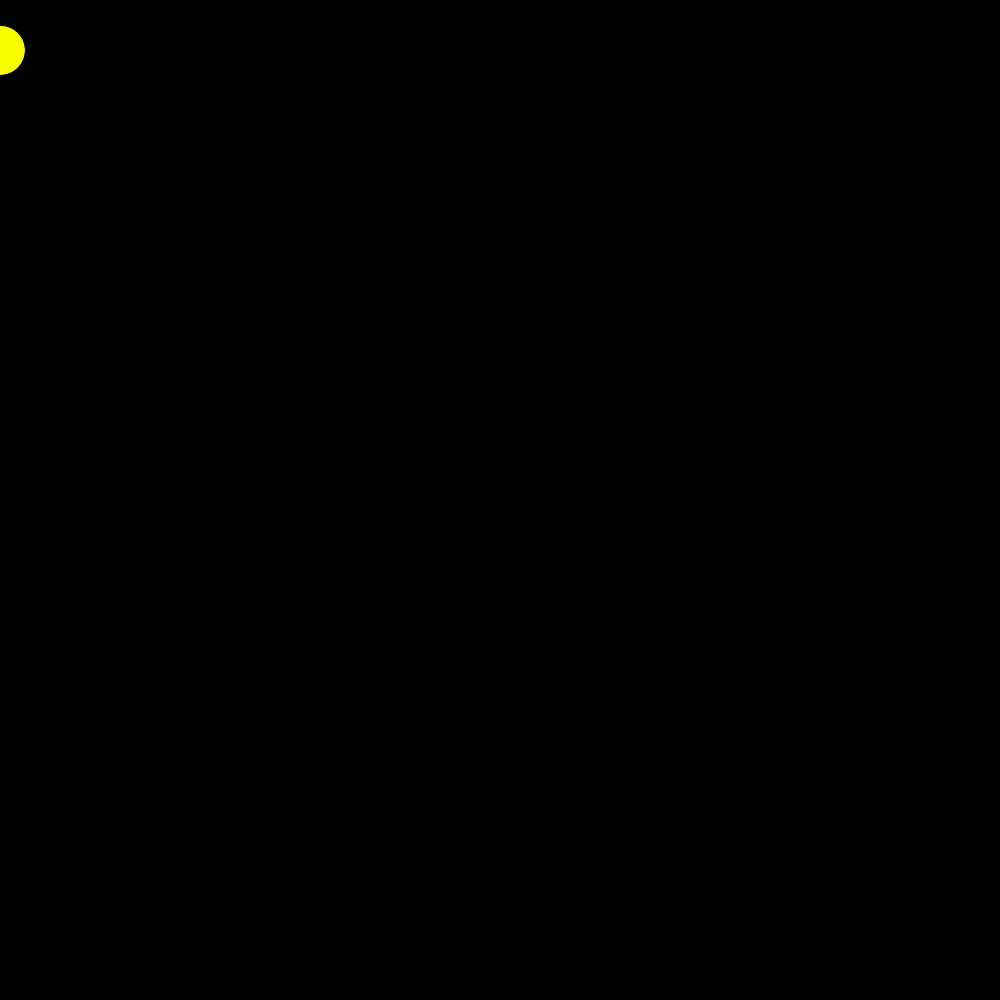
Frame 1 (no input)
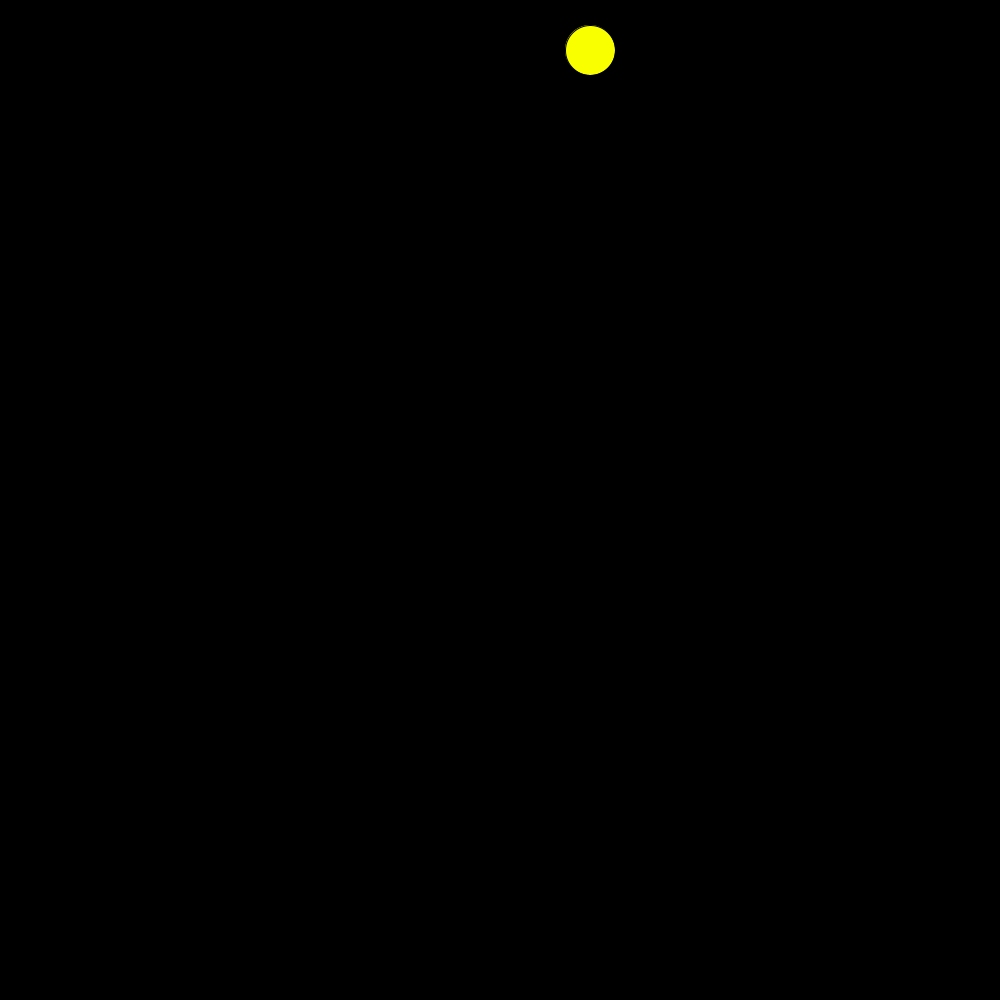
Frame 60 (the mouse pressed at the canvas centre just before this capture)
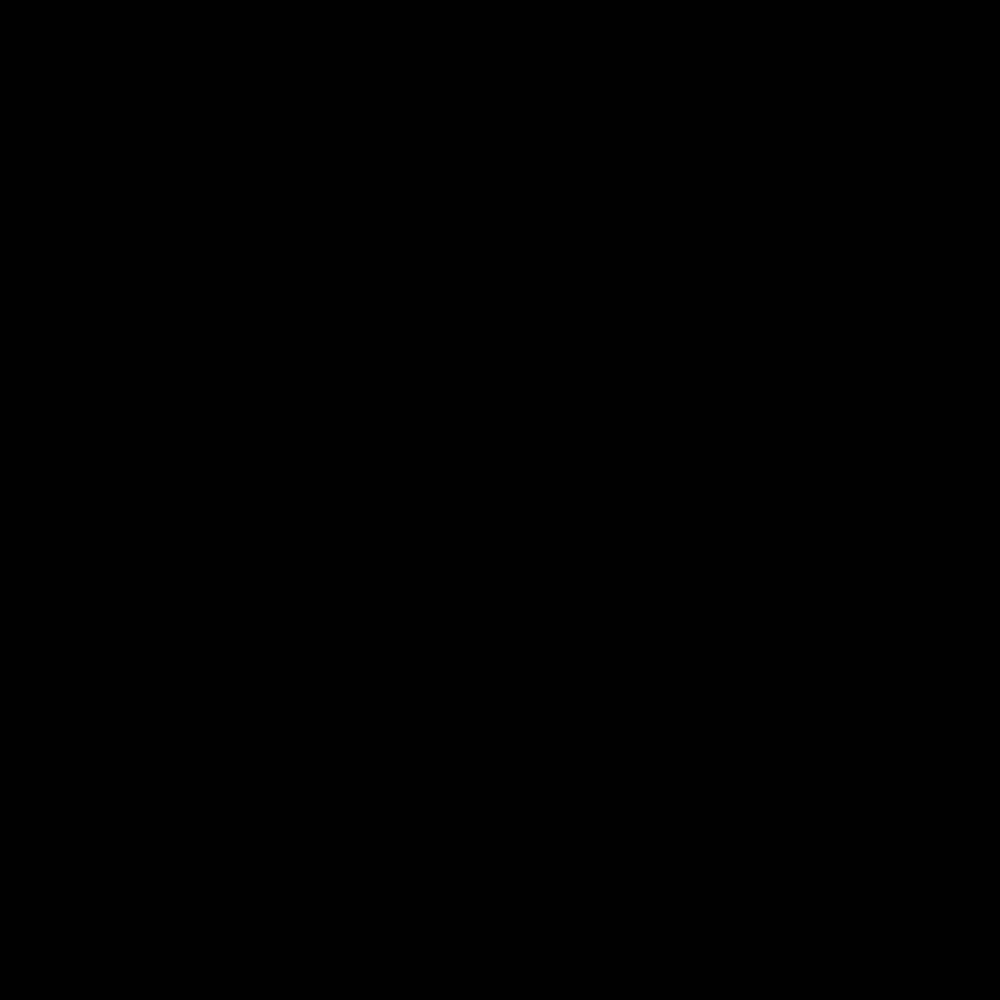
Frame 120 (the mouse held since frame 60 and released just before this capture)

The Processing sketch that drew these frames (run headless with seeded random() and noise(); from frame 60 on, the mouse is pressed at the canvas centre):

// Processing sketch: shooting_stars
// ── shooting_stars.pde
int x=0;
void setup(){
  size(1000,1000);
}
  void draw(){
 if(x>500);
    background(0,0,0);
    fill(250,255,0);
    ellipse(x,50,50,50);
x=x+10;
  }
